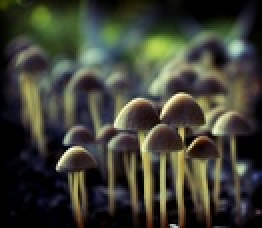
#> input picture asn2/mushroom.jpg, 131 x 114 px, shrunk from 1024 x 887 before the run (shown 2 times larger)
$ jupyter execute asn2-q1.ipynb   (shell and % lines are left out)
#> lines starting #> are read from the running program, lines starting #| are printed output that depends on the picture
# Question 1

In this question we will
- Implement the vector grandient operators for colour images.
- Implement the kurtosis measure of image blur/sharpness which is caluclated from image gradients and assess whether it is a reasonable metric of blur.
- Learn to create blur maps of images to visualize the amount of blur in local image patches.

# Step 1: Implement the vector gradient.

Implement the vector gradient as described in the lecture slides in the `color_sobel_edges()` function below.  Use Sobel filters to estimate partial derivatives.  Use the `color_dot_product()` function (provided) to compute the necessary dot products to obtain gxx, gyy, and gxy.  Return an array containing the gradient magnitudes for each pixel, i.e. a graident magnitude image.  Optionally, return a second array containing the gradient directions for each pixel.

The input image must be dtype `float` or `uint8`.  If it is `uint8` convert it to `float` before processing.  Leave the magnitude image ouput as dtype `float` regardless of the input's dtype.

[cell 1]
import skimage.util as util
import numpy as np


def color_dot_product(A, B):
    '''
    Element-by-element dot product in a 2D array of vectors.

    :return: An array in which index [i,j] is the dot product of A[i,j,:] and B[i,j,:].
    '''
    return np.sum(A.conj()*B, axis=2)


def color_sobel_edges(I):
    '''
    Finish me!

    :param I: image
    :return:
    '''
    orig_dtype = I.dtype
    if orig_dtype == np.uint8:
        I = util.img_as_float(I)
    elif orig_dtype != np.float64:
        raise TypeError("Input image must be dtype uint8 or float64")

    # Ensure image has shape (H,W,C)
    if I.ndim == 2:
        I = I[..., np.newaxis]
    elif I.ndim == 3 and I.shape[2] == 4:
        # If RGBA, drop alpha channel
        I = I[..., :3]

    H, W, C = I.shape
    print(f"Image shape: H={H}, W={W}, C={C}")

    # Sobel kernels (we'll implement convolution via padded shifts using numpy)
    kx = np.array([[-1,0,1],[-2,0,2],[-1,0,1]], dtype=float)
    ky = kx.T

    # Prepare arrays for partial derivatives
    u = np.empty((H, W, C), dtype=float)
    v = np.empty((H, W, C), dtype=float)

    # For each channel compute derivatives using reflect padding and weighted sum of shifted slices
    for c in range(C):
        ch = I[..., c]
        p = np.pad(ch, pad_width=1, mode='reflect')  # shape (H+2, W+2)

        # shifted neighbourhoods
        p00 = p[:-2, :-2]; p01 = p[:-2, 1:-1]; p02 = p[:-2, 2:]
        p10 = p[1:-1, :-2]; p11 = p[1:-1, 1:-1]; p12 = p[1:-1, 2:]
        p20 = p[2:, :-2];  p21 = p[2:, 1:-1];  p22 = p[2:, 2:]

        # horizontal derivative (kx)
        # horizontal derivative (kx) using kernel coefficients
        u[..., c] = (kx[0,0] * p00) + (kx[0,1] * p01) + (kx[0,2] * p02) + \
                    (kx[1,0] * p10) + (kx[1,1] * p11) + (kx[1,2] * p12) + \
                    (kx[2,0] * p20) + (kx[2,1] * p21) + (kx[2,2] * p22)

        # vertical derivative (ky) using kernel coefficients
        v[..., c] = (ky[0,0] * p00) + (ky[0,1] * p01) + (ky[0,2] * p02) + \
                    (ky[1,0] * p10) + (ky[1,1] * p11) + (ky[1,2] * p12) + \
                    (ky[2,0] * p20) + (ky[2,1] * p21) + (ky[2,2] * p22)

    # Compute gxx, gyy, gxy as per lecture (2D arrays)
    gxx = color_dot_product(u, u)
    gyy = color_dot_product(v, v)
    gxy = color_dot_product(u, v)

    # gradient direction theta using four-quadrant arctan2
    theta = 0.5 * np.arctan2(2.0 * gxy, (gxx - gyy))

    # directional energy F_theta (vector-gradient magnitude squared)
    two_theta = 2.0 * theta
    Ftheta = 0.5 * ( (gxx + gyy) + (gxx - gyy) * np.cos(two_theta) + 2.0 * gxy * np.sin(two_theta) )

    # magnitude is sqrt of Ftheta (ensure non-negative inside sqrt due to numeric error)
    magnitude = np.sqrt(np.maximum(Ftheta, 0.0))

    return magnitude

# Step 2: Examine behavior of the kurtosis sharpness metric.

Write a function which:

* takes as input an input image, a minimum value of sigma, and a maximum value of sigma.
* applies different amounts of Gaussian blur to the original image for integer values of sigma between the provided minimum and maximum values of sigma. (reminder: sigma describes the standard deviation of the gaussian filter mask used to blur the image).
    * Note: if using `skimage.filters.gaussian()`, you'll need to set the `channel_axis` parameter appropriately since you are applying it to a colour image.
* For each blurred image, compute the gradient magnitude using color_sobel_edges(), then compute compute the kurtosis sharpness measure.  This is *log(k+3)* where *k* is the kurtosis of the gradient magnitude image of the blurred image as described in the assignment description document.  See `scipy.stats.kurtosis()`.
* Return a tuple consisting of the range object of sigma values used and the list of computed kurtosis values for each sigma.

Then:
* Call the function using `mushroom.jpg` as the input image, a minimum sigma of 1, and a maximum sigma of 30.  Use a smaller max sigma until you are sure it's working, then increase to 30, as it can take a few minutes to do all the filtering.  Use the return values from your function to plot a line graph of gaussian blur sigma vs. blur measure (kurtosis) for the waterfall image.  Add appropriate axis labels and a descriptive title.  Sample output is provided in the assignment description document.

[cell 2]
from skimage.filters import gaussian
from scipy.stats import kurtosis
from skimage.io import imread
import matplotlib.pyplot as plt

def test_blur_measure(I, min_sigma, max_sigma):
    '''
    Finish me!

    :param I:
    :param min_sigma:
    :param max_sigma:
    :return:
    '''
    if I.dtype == np.uint8:
        If = util.img_as_float(I)
    else:
        If = I.copy()

    sigmas = range(min_sigma, max_sigma + 1)
    sharpness_values = []
    for s in sigmas:
        blurred = gaussian(If, sigma=s, channel_axis=-1 if If.ndim == 3 else None)
        mag = color_sobel_edges(blurred)          # returns 2D float array of gradient magnitudes
        flat = np.reshape(mag, (-1,))                       # 1D samples for kurtosis
        k_excess = kurtosis(flat, fisher=True, bias=False)  # excess kurtosis (k-3)
        sharpness = np.log(k_excess + 3.0)        # log(K + 3)
        sharpness_values.append(sharpness)

    return sigmas, sharpness_values

I = imread('mushroom.jpg')
#> I is the input picture: shape (114, 131, 3); mean R, G, B 62.7, 63.7, 53.1

sigmas, sharpness_values = test_blur_measure(I, 1, 30)
#> the loop in test_blur_measure, `for s in sigmas:` made 30 passes
#> (k_excess, sharpness) on passes 1 to 12: (2.43, 1.69), (0.464, 1.24), (0.147, 1.15), (-0.0746, 1.07), (-0.0137, 1.09), (0.0416, 1.11), (-0.0164, 1.09), (-0.14, 1.05), (-0.298, 0.994), (-0.449, 0.936), (-0.571, 0.888), (-0.655, 0.852)
#> after the loop in test_blur_measure, `for s in sigmas:`:
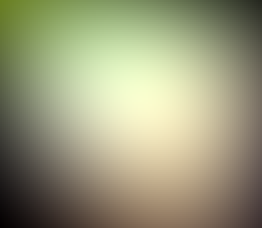
#> blurred: shape (114, 131, 3) float64 (shown 2 times larger); mean R, G, B 0.192, 0.192, 0.158; drawn with min black and max white
#> after the loop in test_blur_measure, `for s in sigmas:`:
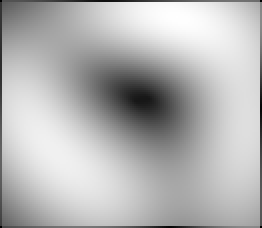
#> mag: shape (114, 131) float64 (shown 2 times larger); min 8.5e-18, max 0.0568, mean 0.0403; drawn with min black and max white
#> after the loop in test_blur_measure, `for s in sigmas:`: sharpness_values = 30 values, max 1.69 at index 0, min 0.801 at index 14, mean 1.06

plt.figure(figsize=(8,4))
plt.plot(list(sigmas), sharpness_values)
plt.xlabel('Gaussian blur sigma')
plt.ylabel('Sharpness (kurtosis)')
plt.title('Kurtosis sharpness measure of mushroom.jpg for increasing blur')
plt.show()
#> figure, not shown here; curve peaks at x = 1, y = 1.69

# Step 3:  Create a local blur map

Write a function which:

* takes as input an image and a window size (in pixels).
* computes the local sharpness of the input image (i.e. log(kurtosis+3)) for each tiled, non-overlapping square window of the given window size
* stores each local sharpness in an array where each entry represents one window of the input image (the size of this array can be computed by integer division of the original image dimensions by the window size)
* returns the array of local sharpnesses.

Then:

- call the function you just wrote with `mushroom.jpg` as the input image and 100 as the window size.
- Plot the returned array as an image using `plt.imshow()`.  Do not rescale this image with `vmin=` or `vmax=`, and use the default colormap (don't change it to `'gray'`).
- Add a color scale bar using `plt.colorbar()`.  Sample output is provided in the assignment description document.

[cell 3]
def sharpness_map(I, window_size):
    '''

    Finish me!

    :param I:
    :param window_size:
    :return:
    '''
#> called with window_size = 100

    if I.dtype == np.uint8:
        If = util.img_as_float(I)
    else:
        If = I.copy()

    if If.ndim == 2:
        If = If[..., np.newaxis]
    elif If.ndim == 3 and If.shape[2] == 4:
        If = If[..., :3]

    H, W = If.shape[:2]
#> H = 114; W = 131
    nh = H // window_size
#> nh = 1
    nw = W // window_size
#> nw = 1

    out = np.empty((nh, nw), dtype=float)
#> out = [0.00392]

    for i in range(nh):
        y0 = i * window_size
        y1 = y0 + window_size
        for j in range(nw):
            x0 = j * window_size
            x1 = x0 + window_size
            tile = If[y0:y1, x0:x1]


            mag = color_sobel_edges(tile)
            flat = np.reshape(mag, (-1,))
            k_excess = kurtosis(flat, fisher=True, bias=False)
            out[i, j] = np.log(k_excess + 3.0)
#> mag: shape (100, 100) float64
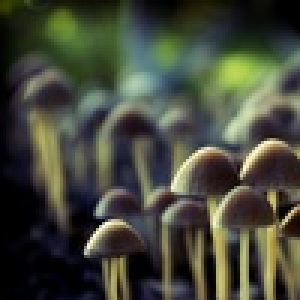
#> tile: shape (100, 100, 3) float64 (shown 3 times larger); mean R, G, B 0.271, 0.282, 0.23
#> after the loop, out = [2.25]

    return out

I = imread('mushroom.jpg')
S = sharpness_map(I, 100)
#> S = [2.25]

plt.figure(figsize=(8,6))
plt.imshow(S)
plt.colorbar()
plt.show()

# Step 4: Try it on another image.

Use the functions you wrote to produce the same plots as in steps 2 and 3 but for the `waterfall.jpg` image instead.

[cell 4]
# Write your code here.
I = imread('waterfall.jpg')
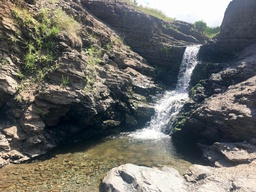
#> input picture asn2/waterfall.jpg, 256 x 192 px, shrunk from 2000 x 1500 before the run
#> I is the input picture: shape (192, 256, 3); mean R, G, B 109.6, 108.9, 103.7

sigmas, sharpness_values = test_blur_measure(I, 1, 30)
#> call 2 of test_blur_measure, with min_sigma = 1, max_sigma = 30
#> the loop in test_blur_measure (call 2), `for s in sigmas:` made 30 passes
#> (k_excess, sharpness) on passes 1 to 12: (2.18, 1.64), (1.36, 1.47), (0.84, 1.35), (0.587, 1.28), (0.453, 1.24), (0.361, 1.21), (0.281, 1.19), (0.217, 1.17), (0.173, 1.15), (0.149, 1.15), (0.134, 1.14), (0.119, 1.14)
#> pass 1, in test_blur_measure (call 2), `mag = color_sobel_edges(blurred)`:
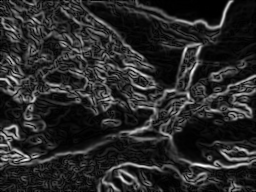
#> mag: shape (192, 256) float64; min 0, max 3.21, mean 0.524; drawn with min black and max white
#> after the loop in test_blur_measure (call 2), `for s in sigmas:`:
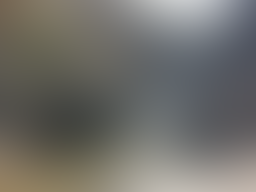
#> blurred: shape (192, 256, 3) float64; mean R, G, B 0.443, 0.439, 0.42
#> after the loop in test_blur_measure (call 2), `for s in sigmas:`:
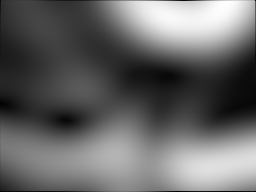
#> mag: shape (192, 256) float64; min 7.85e-17, max 0.111, mean 0.0448; drawn with min black and max white
#> after the loop in test_blur_measure (call 2), `for s in sigmas:`: sharpness_values = 30 values, max 1.64 at index 0, min 0.835 at index 29, mean 1.09

plt.figure(figsize=(8,4))
plt.plot(list(sigmas), sharpness_values)
plt.xlabel('Gaussian blur sigma')
plt.ylabel('Sharpness (kurtosis)')
plt.title('Kurtosis sharpness measure of waterfall.jpg for increasing blur')
plt.show()
#> figure, not shown here; curve peaks at x = 1, y = 1.64

S = sharpness_map(I, 100)
#> call 2 of sharpness_map, with window_size = 100
#> after the loop in sharpness_map (call 2), `for i in range(nh):`:
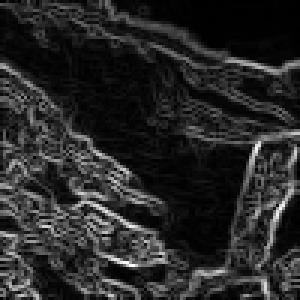
#> mag: shape (100, 100) float64 (shown 3 times larger); min 0, max 5.16, mean 0.817; drawn with min black and max white
#> after the loop in sharpness_map (call 2), `for i in range(nh):`:
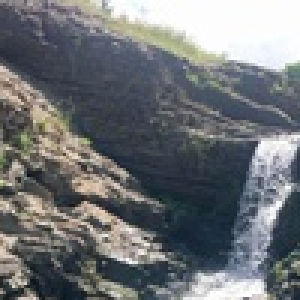
#> tile: shape (100, 100, 3) float64 (shown 3 times larger); mean R, G, B 0.439, 0.452, 0.465
#> after the loop in sharpness_map (call 2), `for i in range(nh):`: out = [[1.42, 1.67]]
#> S = [[1.42, 1.67]]

plt.figure(figsize=(8,6))
plt.imshow(S)
plt.colorbar()
plt.show()
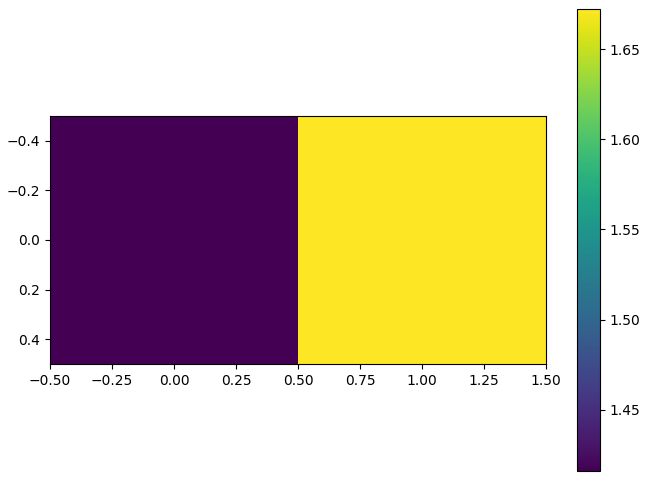
#> figure drawn by matplotlib, 2 panels
